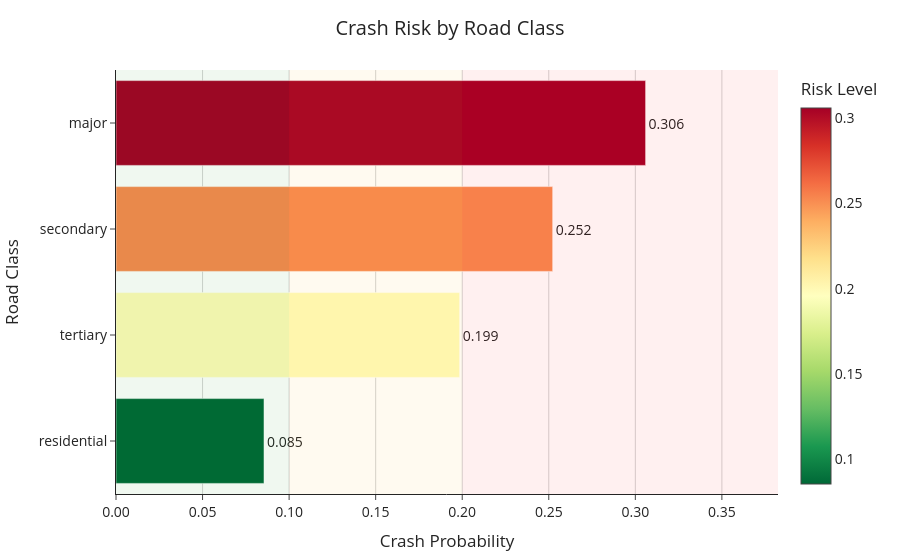

Here is the notebook cell this chart was saved with:
### Code cell
road_risk = (
    edges[edges['road_class'] != 'other']
    .groupby("road_class")
    .agg(mean_risk=("crash_probability", "mean"))
    .sort_values("mean_risk", ascending=True)
    .reset_index()
)

fig = px.bar(
    road_risk,
    x="mean_risk",
    y="road_class",
    orientation="h",
    labels={
        "road_class": "Road Class",
        "mean_risk": "Crash Probability"
    },
    title="Crash Risk by Road Class"
)

fig.update_traces(
    marker=dict(
        color=road_risk["mean_risk"],
        colorscale="RdYlGn_r",
        showscale=True,
        colorbar=dict(title="Risk Level")
    ),
    text=road_risk["mean_risk"].map(lambda x: f"{x:.3f}"),
    textposition="outside",
    cliponaxis=False
)

max_val = road_risk["mean_risk"].max()
fig.update_xaxes(range=[0, max_val * 1.25])  # adds 25% padding

# Risk zones
fig.add_vrect(x0=0, x1=0.1, fillcolor="green", opacity=0.06, line_width=0)
fig.add_vrect(x0=0.1, x1=0.2, fillcolor="orange", opacity=0.06, line_width=0)
fig.add_vrect(x0=0.2, x1=0.5, fillcolor="red", opacity=0.06, line_width=0)

# # Properly positioned annotation
# max_idx = road_risk["mean_risk"].idxmax()
# fig.add_annotation(
#     x=road_risk.loc[max_idx, "mean_risk"] * 1.07,  # push clearly outside
#     y=road_risk.loc[max_idx, "road_class"],
#     text="Highest risk",
#     # showarrow=True,
#     # arrowhead=2,
#     # ax=-60,
#     # ay=0
# )

# Layout
fig.update_layout(
    template="simple_white",
    title_x=0.5,
    font=dict(size=14),
    xaxis=dict(
        showgrid=True,
        gridcolor="lightgray",
        tickformat=".2f"
    ),
    yaxis=dict(showgrid=False),
    margin=dict(l=80, r=80, t=70, b=40)  # more right margin
)

fig.show()

### Figure 1 — Plotly figure (JSON) as saved in the notebook; plotly's stock layout.template omitted (floating-point values rounded to 4 significant figures)
{"data": [{"cliponaxis": false, "hovertemplate": "Crash Probability=%{x}<br>Road Class=%{y}<extra></extra>", "legendgroup": "", "marker": {"color": [0.08549, 0.1985, 0.2523, 0.3059], "colorbar": {"title": {"text": "Risk Level"}}, "colorscale": [[0, "rgb(0,104,55)"], [0.1, "rgb(26,152,80)"], [0.2, "rgb(102,189,99)"], [0.3, "rgb(166,217,106)"], [0.4, "rgb(217,239,139)"], [0.5, "rgb(255,255,191)"], [0.6, "rgb(254,224,139)"], [0.7, "rgb(253,174,97)"], [0.8, "rgb(244,109,67)"], [0.9, "rgb(215,48,39)"], [1, "rgb(165,0,38)"]], "pattern": {"shape": ""}, "showscale": true}, "name": "", "orientation": "h", "showlegend": false, "text": ["0.085", "0.199", "0.252", "0.306"], "textposition": "outside", "type": "bar", "x": [0.08549, 0.1985, 0.2523, 0.3059], "xaxis": "x", "y": ["residential", "tertiary", "secondary", "major"], "yaxis": "y"}], "layout": {"barmode": "relative", "font": {"size": 14}, "legend": {"tracegroupgap": 0}, "margin": {"b": 40, "l": 80, "r": 80, "t": 70}, "shapes": [{"fillcolor": "green", "line": {"width": 0}, "opacity": 0.06, "type": "rect", "x0": 0, "x1": 0.1, "xref": "x", "y0": 0, "y1": 1, "yref": "y domain"}, {"fillcolor": "orange", "line": {"width": 0}, "opacity": 0.06, "type": "rect", "x0": 0.1, "x1": 0.2, "xref": "x", "y0": 0, "y1": 1, "yref": "y domain"}, {"fillcolor": "red", "line": {"width": 0}, "opacity": 0.06, "type": "rect", "x0": 0.2, "x1": 0.5, "xref": "x", "y0": 0, "y1": 1, "yref": "y domain"}], "title": {"text": "Crash Risk by Road Class", "x": 0.5}, "xaxis": {"anchor": "y", "domain": [0, 1], "gridcolor": "lightgray", "range": [0, 0.3824], "showgrid": true, "tickformat": ".2f", "title": {"text": "Crash Probability"}}, "yaxis": {"anchor": "x", "domain": [0, 1], "showgrid": false, "title": {"text": "Road Class"}}}}
